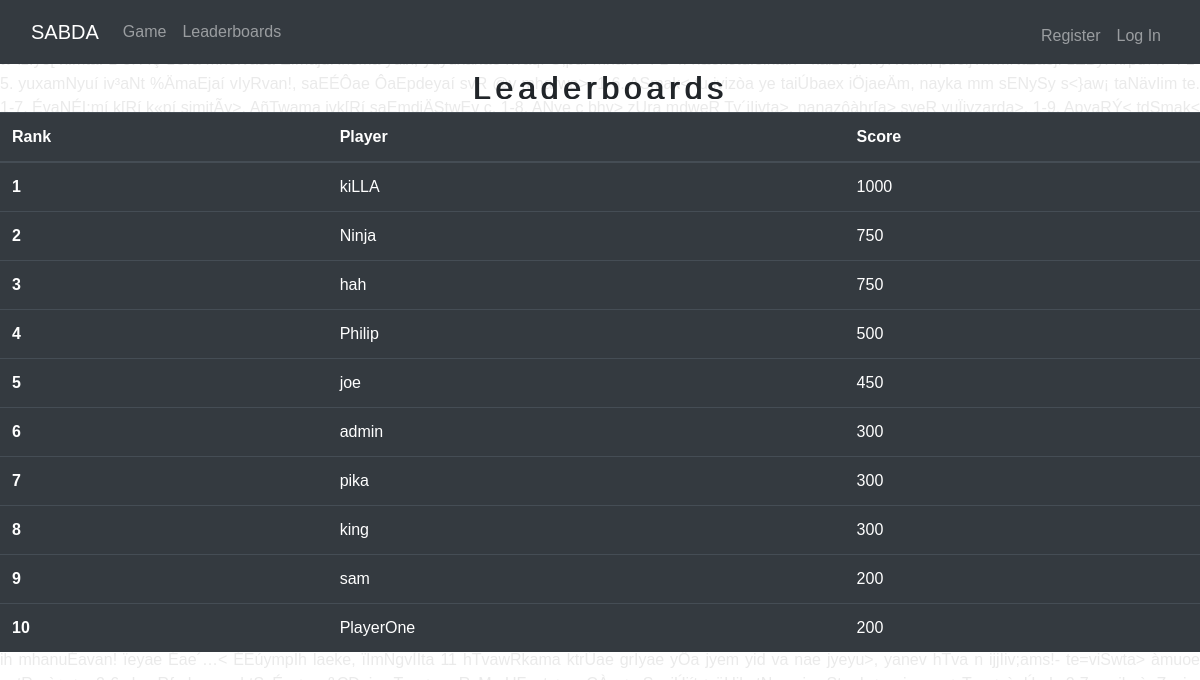
The app's page /leaderboards with its own data.
### tables this page shows
CREATE TABLE 'users' ('id' INTEGER PRIMARY KEY AUTOINCREMENT NOT NULL, 'name' TEXT NOT NULL, 'hashed_password' TEXT NOT NULL,'high_score' INTEGER DEFAULT 0);

### app.py (the view)
@app.route("/leaderboards", methods=["POST", "GET"])
def leaderboards():
    list = db.execute(
        "SELECT name,high_score FROM users ORDER BY high_score DESC LIMIT 10"
    )
    try:
        p = db.execute(
            "SELECT name FROM users WHERE id = ?", session["user_id"][0]["id"]
        )
        player = p[0]["name"]
    except KeyError:
        player = None
    return render_template("leaderboards.html", list=list, player=player)

### templates/leaderboards.html (shortened to what this page needs)
{% extends "layout.html" %}
{% block body %}
<div id = "titles">
    Leaderboards
  </div>
<table class="table table-dark">
  <thead>
    <tr>
      <th scope="col">Rank</th>
      <th scope="col">Player</th>
      <th scope="col">Score</th>
    </tr>
  </thead>
  <tbody>
<tbody>
   {% set x = ['1'] %}
   {% for every in list %}
<tr>
  <th scope="row">{{x| length}}</th>
  {% if every["name"] == player %}
  <td style = "color:#ffff40;">{{every ["name"]}}</td>
  <td style = "color:#ffff40;">{{every ["high_score"]}}</td>
  {% else %}
  <td>{{every ["name"]}}</td>
  <td>{{every ["high_score"]}}</td>
  {% endif %}
</tr>
{% endfor %}
</tbody>
</table>
<div class ="bgtext">
  is<hnad< ivn*ae½E> zŒ< dXmaE àtapvan!. 1-12.
  ga{fIv< ö<ste hStaÅv‹Ev pirdýte,
  n c z²aeMyvSwatu< æmtIv c me mn>. 1-30.
  t #me=viSwta yuÏe àa[a<STy®va xnain c. 1-33.
  AacayaR> iptr> puÇaStwEv c iptamha>,
  ivs&Jy szr< cap< zaeks<iv¶mans>. 1-47.
  äüiv*aya< yaegzaôe ïIk«:[ajuRns<vade
  AjuRniv;adyaegae nam àwmae=Xyay>. 1.
hTvawRkama<Stu guêinhEv
ÉuÃIy Éaegan! éixràidGxan!. 2-5.
n cEtiÖÒ> ktrÚae grIyae
  </div>
{% endblock %}

### templates/layout.html (shortened to what this page needs)
<!DOCTYPE html>
<html>
    <head>
        <link rel="stylesheet" href="https://cdn.jsdelivr.net/npm/bootstrap@4.3.1/dist/css/bootstrap.min.css">
        <link rel="stylesheet" href="../static/style.css">
      </head>
<body>
  <nav class="navbar navbar-expand-lg navbar-dark bg-dark">
  <div class="container-fluid">
    <a class="navbar-brand" href="/">SABDA</a>
    <div class="collapse navbar-collapse" id="navbarSupportedContent">
      <ul class="navbar-nav mr-auto">
        <li class="nav-item">
          <a class="nav-link" href="/settings">Game</a>
        </li>
        <li class="nav-item">
            <a class="nav-link" href="/leaderboards">Leaderboards</a>
          </li>
      </ul>
      {% if session["user_id"] %}
      <ul class="navbar-nav ms-auto mt-2">
        <li class="nav-item"><a class="nav-link" href="/logout">Log Out</a></li>
    </ul>
      {% else %}
    <ul class="navbar-nav ms-auto mt-2">
      <li class="nav-item"><a class="nav-link" href="/register">Register</a></li>
      <li class="nav-item"><a class="nav-link" href="/login">Log In</a></li>
  </ul>
    {% endif %}
  </nav>
    {% block body%}
    {% endblock %}
</body>

### static/style.css (style rules this page uses)
body { font-family: 'sans-serif', sans-serif; }
.bgtext { position: absolute; text-align: justify; top: 0; left: 0; bottom: 0; z-index: -1; color: rgba(50,50,50,0.1); }
#titles { text-align:center; font-size: 2em; font-weight:500; letter-spacing: 0.15em; text-shadow: 1px 0px; }

### records on screen
users: x "1", name "kiLLA", high_score "1000"
users: x "2", name "Ninja", high_score "750"
users: x "3", name "hah", high_score "750"
users: x "4", name "Philip", high_score "500"
users: x "5", name "joe", high_score "450"
users: x "6", name "admin", high_score "300"
users: x "7", name "pika", high_score "300"
users: x "8", name "king", high_score "300"
users: x "9", name "sam", high_score "200"
users: x "10", name "PlayerOne", high_score "200"
